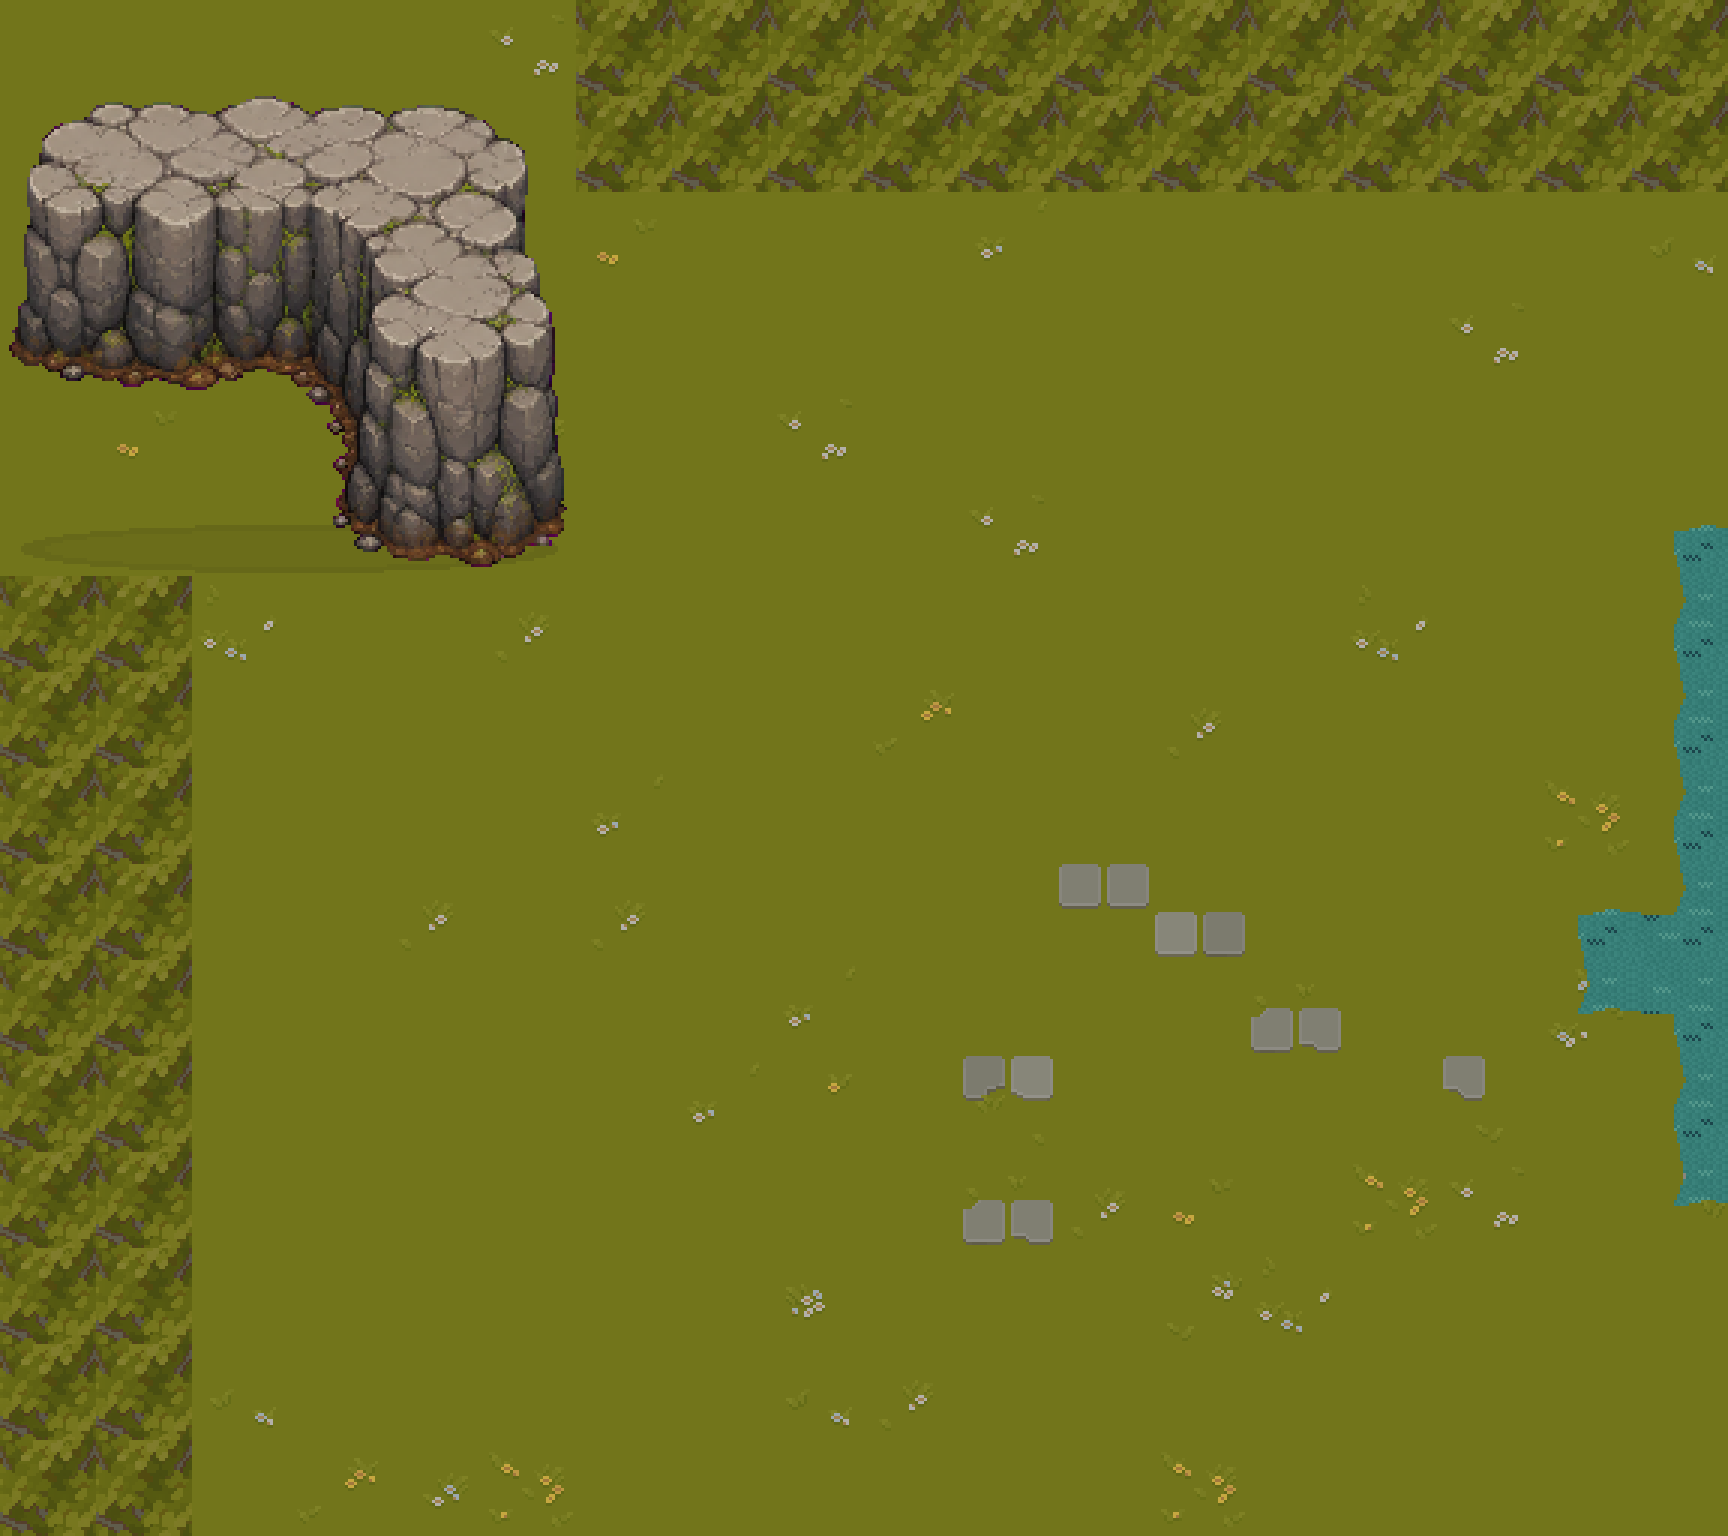

Write the Python code that produced this figure.
import os
os.environ["SDL_VIDEODRIVER"]="dummy"; os.environ["SDL_AUDIODRIVER"]="dummy"
import pygame, pytmx
pygame.init(); pygame.display.set_mode((1,1))
tmx=pytmx.load_pygame("rpg_game/data/maps/overworld.tmx"); TW=32
x0,y0,x1,y1=0,0,18,16
surf=pygame.Surface(((x1-x0)*TW,(y1-y0)*TW)); surf.fill((20,24,20))
for layer in tmx.visible_layers:
    if hasattr(layer,"tiles"):
        for x,y,img in layer.tiles():
            if img and x0<=x<x1 and y0<=y<y1: surf.blit(img,((x-x0)*TW,(y-y0)*TW))
pygame.image.save(pygame.transform.scale(surf,((x1-x0)*TW*3,(y1-y0)*TW*3)),"scratchpad/zoom_corner.png")
print("wrote zoom_corner")
